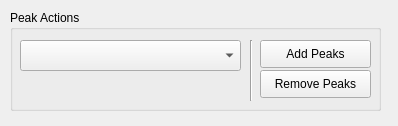
<?xml version="1.0" encoding="UTF-8"?>
<ui version="4.0">
 <class>peakActions</class>
 <widget class="QWidget" name="peakActions">
  <property name="geometry">
   <rect>
    <x>0</x>
    <y>0</y>
    <width>398</width>
    <height>126</height>
   </rect>
  </property>
  <property name="windowTitle">
   <string>Form</string>
  </property>
  <widget class="QGroupBox" name="groupBox">
   <property name="geometry">
    <rect>
     <x>10</x>
     <y>10</y>
     <width>371</width>
     <height>101</height>
    </rect>
   </property>
   <property name="title">
    <string>Peak Actions</string>
   </property>
   <widget class="QComboBox" name="activePeaksBox">
    <property name="geometry">
     <rect>
      <x>10</x>
      <y>30</y>
      <width>221</width>
      <height>31</height>
     </rect>
    </property>
   </widget>
   <widget class="QPushButton" name="addPeaksButton">
    <property name="geometry">
     <rect>
      <x>250</x>
      <y>30</y>
      <width>111</width>
      <height>28</height>
     </rect>
    </property>
    <property name="text">
     <string>Add Peaks</string>
    </property>
    <property name="checkable">
     <bool>true</bool>
    </property>
   </widget>
   <widget class="QPushButton" name="removePeaksButton">
    <property name="geometry">
     <rect>
      <x>250</x>
      <y>60</y>
      <width>111</width>
      <height>28</height>
     </rect>
    </property>
    <property name="text">
     <string>Remove Peaks</string>
    </property>
    <property name="checkable">
     <bool>true</bool>
    </property>
   </widget>
   <widget class="Line" name="line">
    <property name="geometry">
     <rect>
      <x>240</x>
      <y>30</y>
      <width>3</width>
      <height>61</height>
     </rect>
    </property>
    <property name="orientation">
     <enum>Qt::Vertical</enum>
    </property>
   </widget>
  </widget>
 </widget>
 <resources/>
 <connections/>
</ui>
